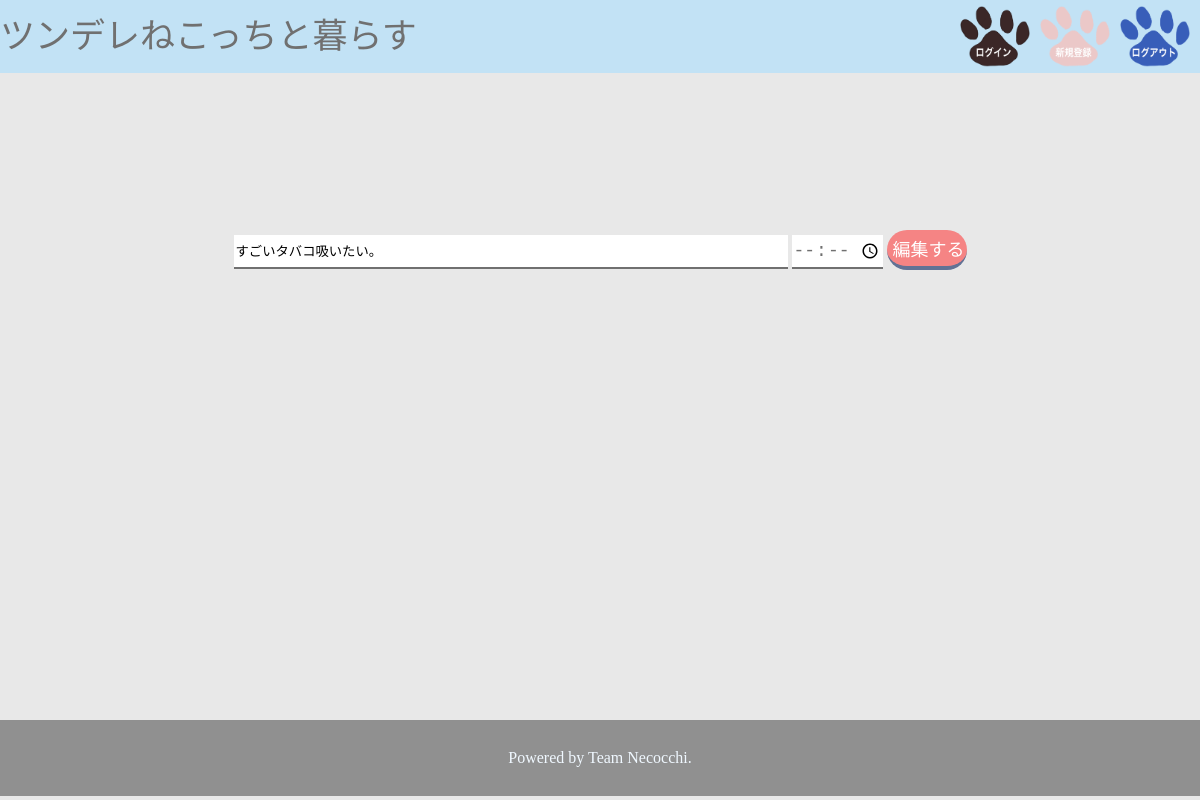
The page /edit/13 (signed in) on the database as committed earlier.
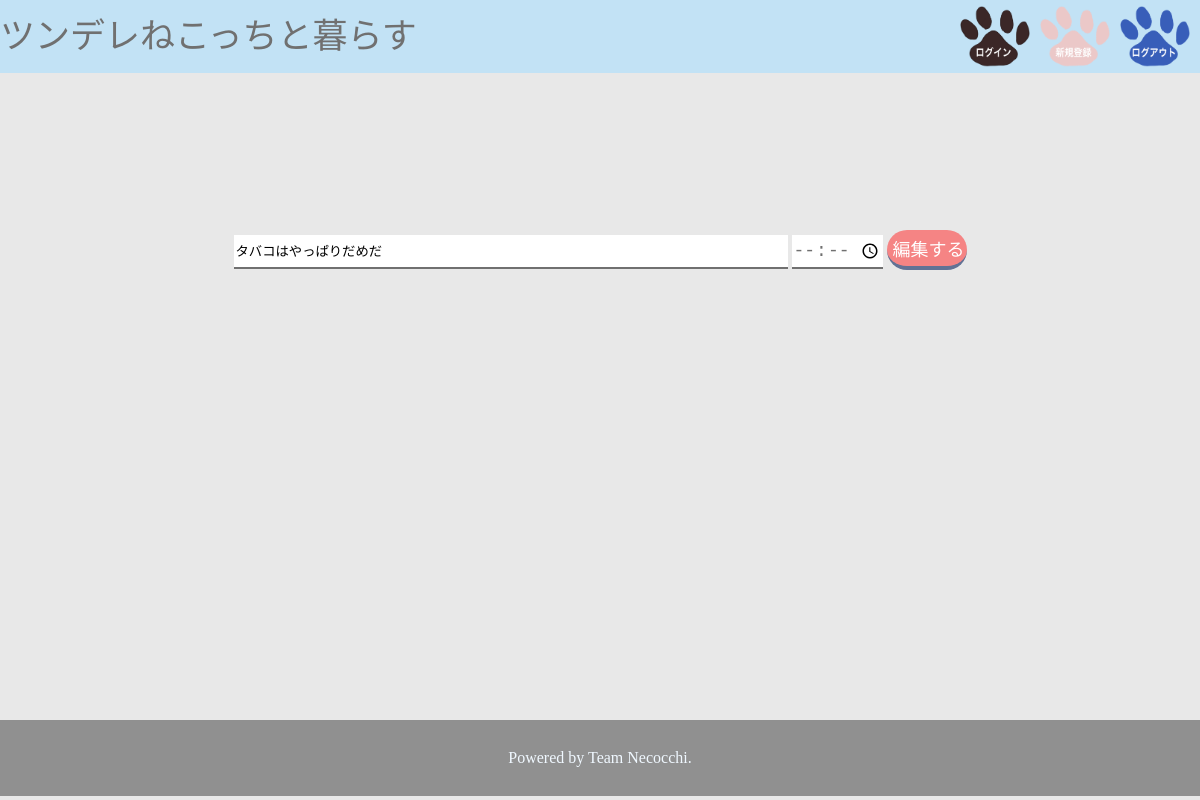
The same page on the database as committed later.
### tables this page shows
CREATE TABLE "task" (
	"id"	INTEGER,
	"task"	TEXT,
	"time"	INTEGER,
	"user_id"	INTEGER,
	"now_time"	INTEGER,
	"left_time"	INTEGER,
	PRIMARY KEY("id" AUTOINCREMENT)
);

### necocchi.py (the view)
@app.route("/edit/<int:id>")
def edit(id):
    if 'user_id' in session:
        conn = sqlite3.connect('necocchi.db')
        c = conn.cursor()
        c.execute("SELECT task FROM task WHERE id = ?", (id,))
        task = c.fetchone()
        conn.close
        if task is None:
            return "タスクがありません"
        else:
            py_item = {"id": id, "task": task[0]}
            return render_template("edit.html", task=py_item)
    else:
        return redirect("/login")

### templates/edit.html (shortened to what this page needs)
<!DOCTYPE html>
{% extends 'base.html' %}
{% block content %}
<div class="edittask">
<form action="/edit" method="post" class="white_box">
    <input class="add_1 input_box" type="text" value="{{task['task']}}" name="task">
    <input class="add_2" type="time" value="{{task['time']}}" name="time">
    <input class="add_3" type="submit" name="save" value="編集する">
</form>
</div>
{% endblock %}

Rows that differ between the two databases and show on the page:
changed task: task "すごいタバコ吸いたい。" → "タバコはやっぱりだめだ"
